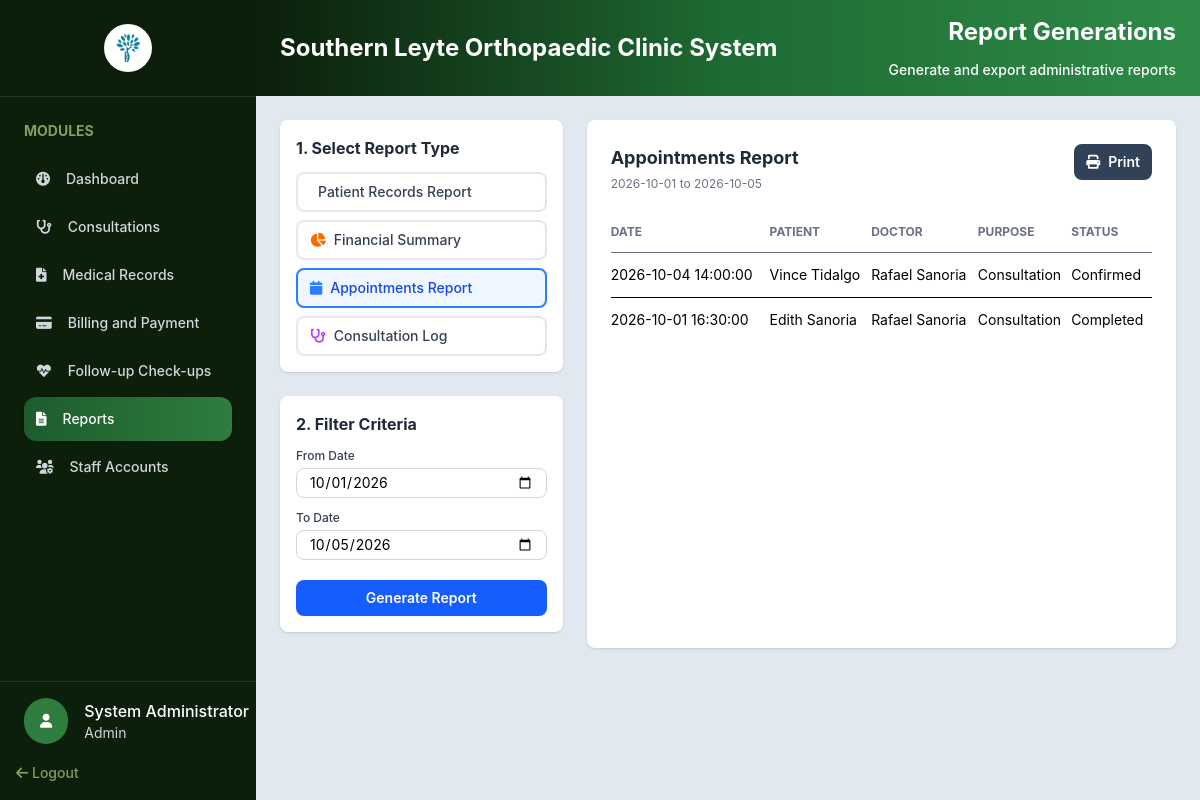
/admin/reports.php?report_type=appointments&from_date=2026-10-01&to_date=2026-10-05 (signed in), run on an earlier commit of the app's database.
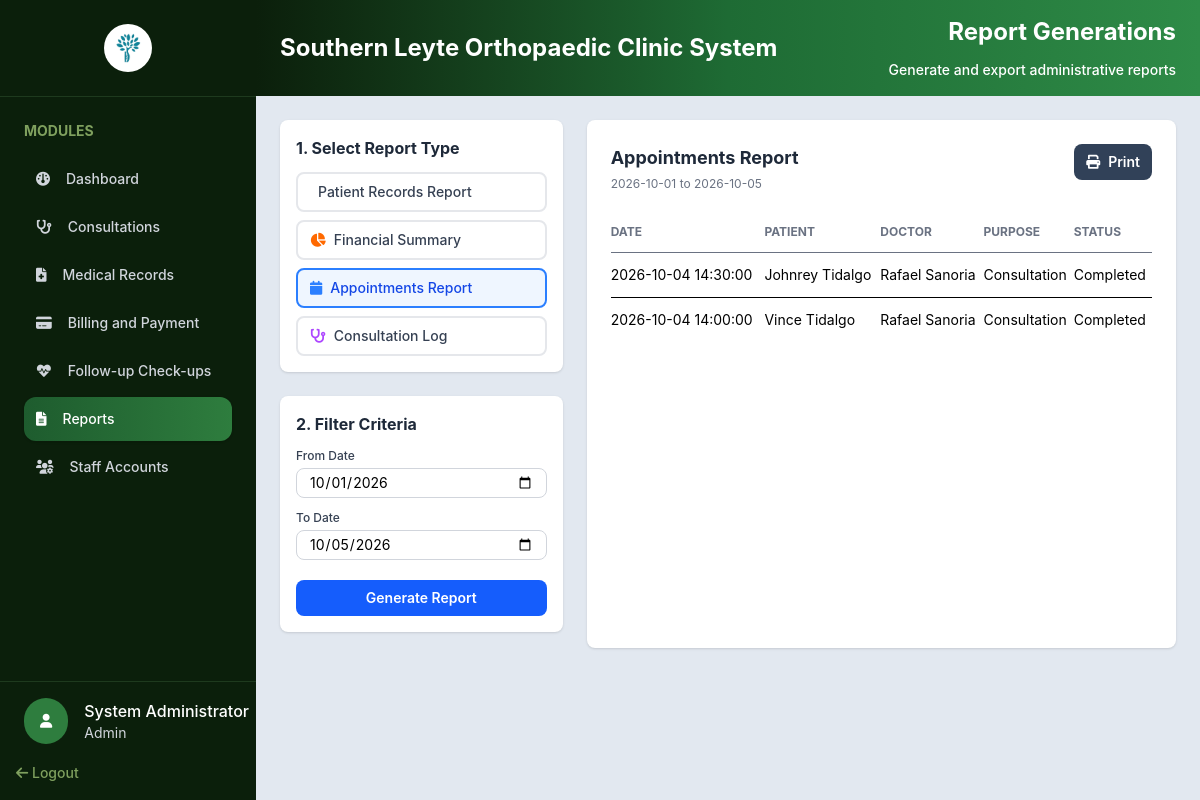
And on a later commit of the database.
### tables this page shows
CREATE TABLE `users` (
  `UserID` int UNSIGNED NOT NULL,
  `Username` varchar(50) NOT NULL,
  `PasswordHash` varchar(255) NOT NULL,
  `FirstName` varchar(100) NOT NULL,
  `LastName` varchar(100) NOT NULL,
  `Role` enum('Admin','Doctor','Receptionist','Staff','Patient') NOT NULL DEFAULT 'Receptionist',
  `IsDoctor` tinyint(1) NOT NULL DEFAULT '0',
  `Email` varchar(150) DEFAULT NULL,
  `Phone` varchar(30) DEFAULT NULL,
  `Status` enum('Active','Inactive') NOT NULL DEFAULT 'Active',
  `CreatedAt` timestamp NOT NULL DEFAULT CURRENT_TIMESTAMP
);

CREATE TABLE `appointments` (
  `AppointmentID` int UNSIGNED NOT NULL,
  `PatientID` int UNSIGNED NOT NULL,
  `DoctorID` int UNSIGNED NOT NULL,
  `AppointmentDate` date NOT NULL,
  `AppointmentTime` time NOT NULL,
  `meridiem` enum('AM','PM') DEFAULT NULL,
  `Purpose` varchar(255) NOT NULL,
  `ChiefComplaint` varchar(50) DEFAULT NULL,
  `Status` enum('Pending','Confirmed','Completed','Cancelled','Rescheduled') NOT NULL DEFAULT 'Pending',
  `Remarks` text,
  `CreatedAt` timestamp NOT NULL DEFAULT CURRENT_TIMESTAMP
);

### includes/auth.php (called while the page is built, shortened)
<?php
class SessionManager
{
    public static function isLoggedIn(): bool
    {
        return isset($_SESSION['user_id']) || isset($_SESSION['userId']) || isset($_SESSION['user']);
    }
    public static function getUser(PDO $pdo): ?array
    {
        $userId = $_SESSION['user_id'] ?? $_SESSION['userId'] ?? $_SESSION['user']['UserID'] ?? null;
        $statement = $pdo->prepare(
            'SELECT UserID AS user_id, Username AS username, FirstName AS first_name,
                    LastName AS last_name, Email AS email, Phone AS phone,
                    Role AS role, IsDoctor AS is_doctor, Status AS status, CreatedAt AS created_at
             FROM users WHERE UserID = ?'
        );
        $statement->execute([$userId]);
        return $statement->fetch(PDO::FETCH_ASSOC) ?: null;
    }
}

### php/fetch/fetch.php (called while the page is built, shortened)
<?php
function fetchAllData(PDO $pdo, string $query, array $params = []): array
{
    $stmt = $pdo->prepare($query);
    $stmt->execute($params);
    return $stmt->fetchAll(PDO::FETCH_ASSOC);
}

### admin/reports.php (the view, shortened to what the rows shown need)
<?php
require_once __DIR__ . '/../config/config.php';
require_once __DIR__ . '/../includes/auth.php';
require_once __DIR__ . '/../php/fetch/fetch.php';
$admin = SessionManager::getUser($pdo);
$reportTypes = [
    'patients' => 'Patient Records Report',
    'financial' => 'Financial Summary',
    'appointments' => 'Appointments Report',
    'consultations' => 'Consultation Log'
];
$reportType = $_GET['report_type'] ?? 'patients';
$reportType = array_key_exists($reportType, $reportTypes) ? $reportType : 'patients';
$fromDate = $_GET['from_date'] ?? date('Y-m-01');
$toDate = $_GET['to_date'] ?? date('Y-m-d');
$reportRows = [];
$reportError = null;
try {
    switch ($reportType) {
        case 'appointments':
            $reportRows = fetchAllData($pdo, '
                SELECT a.AppointmentDate, a.AppointmentTime,
                       CONCAT(p.FirstName, \' \', p.LastName) AS PatientName,
                       CONCAT(u.FirstName, \' \', u.LastName) AS DoctorName,
                       a.Purpose, a.Status
                FROM appointments a
                INNER JOIN patients p ON p.PatientID = a.PatientID
                LEFT JOIN users u ON u.UserID = a.DoctorID
                WHERE a.AppointmentDate BETWEEN ? AND ?
                ORDER BY a.AppointmentDate DESC, a.AppointmentTime DESC', [$fromDate, $toDate]);
            break;
    }
} catch (PDOException $e) {
    error_log('Reports query failed: ' . $e->getMessage());
    $reportError = 'Unable to load the selected report.';
}
function reportValue(mixed $value): string
{
    return htmlspecialchars((string) ($value ?? '—'), ENT_QUOTES, 'UTF-8');
}
?>
<!DOCTYPE html>
<html lang="en">
<head>
    <link rel="stylesheet" href="../assets/css/output.css">
    <link rel="stylesheet" href="../assets/css/global.css">
    <link rel="stylesheet" href="https://cdnjs.cloudflare.com/ajax/libs/font-awesome/6.0.0-beta3/css/all.min.css">
</head>
<body class="h-screen flex bg-slate-200 overflow-hidden">
    <?php include_once '../includes/sidebar.php'; ?>
    <section class="flex-1 min-h-0 flex flex-col overflow-hidden">
        <div
            class="flex items-center justify-between bg-gradient-to-r from-[#0b1f0b] via-[#1e6b34] to-[#2e8b47] px-6 py-4">
            <h1 class="text-2xl font-bold text-white">Southern Leyte Orthopaedic Clinic System</h1>
            <div class="flex flex-col gap-3 items-end">
                <h1 class="text-2xl font-bold text-white">Report Generations</h1>
            </div>
        </div>
        <div class="grid grid-cols-3 gap-6 min-h-0 overflow-auto p-6 space-y-4">
            <div class="space-y-6 col-span-1">
                <div class="bg-white rounded-lg p-4 shadow-sm">
                    <h2 class="text-base font-bold text-gray-800 mb-3">1. Select Report Type</h2>
                </div>
                <div class="bg-white rounded-lg p-4 shadow-sm col-span-1">
                    <h2 class="text-base font-bold text-gray-800 mb-3">2. Filter Criteria</h2>
                </div>
            </div>
            <div id="report-preview" class="bg-white rounded-lg p-6 shadow-sm col-span-2">
                <div class="flex items-start justify-between gap-4 mb-5">
                    <div>
                        <h2 class="text-lg font-bold text-gray-800"><?= reportValue($reportTypes[$reportType]) ?></h2>
                    </div>
                </div>
                <?php if ($reportError): ?>
                    <p class="text-sm text-red-600"><?= reportValue($reportError) ?></p>
                <?php else: ?>
                    <?php if (empty($reportRows)): ?>
                        <p class="text-sm text-gray-500">No records found for this date range.</p>
                    <?php else: ?>
                        <div class="overflow-x-auto">
                            <table class="w-full text-sm text-left">
                                <thead class="text-xs uppercase text-gray-500 border-b">
                                    <tr>
                                        <?php if ($reportType === 'patients'): ?>
                                            <th class="py-3">Patient ID</th>
                                            <th>Name</th>
                                            <th>Action</th>
                                        <?php elseif ($reportType === 'appointments'): ?>
                                            <th class="py-3">Date</th>
                                            <th>Patient</th>
                                            <th>Doctor</th>
                                            <th>Purpose</th>
                                            <th>Status</th>
                                            <?php endif; ?>
                                    </tr>
                                </thead>
                                <tbody>
                                    <?php foreach ($reportRows as $row): ?>
                                        <tr class="border-b last:border-0">
                                            <?php if ($reportType === 'patients'): ?>
                                                <td class="py-3"><?= reportValue($row['PatientCode']) ?></td>
                                                <td><?= reportValue($row['PatientName']) ?></td>
                                                <td>
                                                    <button type="button"
                                                        class="view-patient-report-btn bg-blue-700 text-white px-4 py-2 rounded hover:bg-blue-800"
                                                        data-patient-code="<?= reportValue($row['PatientCode']) ?>">
                                                        View Report
                                                    </button>
                                                </td>
                                            <?php elseif ($reportType === 'appointments'): ?>
                                                <td class="py-3">
                                                    <?= reportValue($row['AppointmentDate'] . ' ' . $row['AppointmentTime']) ?>
                                                </td>
                                                <td><?= reportValue($row['PatientName']) ?></td>
                                                <td><?= reportValue($row['DoctorName']) ?></td>
                                                <td><?= reportValue($row['Purpose']) ?></td>
                                                <td><?= reportValue($row['Status']) ?></td>
                                                <?php endif; ?>
                                        </tr>
                                    <?php endforeach; ?>
                                </tbody>
                            </table>
                        </div>
                    <?php endif; ?>
                <?php endif; ?>
            </div>
        </div>
    </section>
</body>
</html>

### includes/sidebar.php (shortened to what the rows shown need)
<div class="w-64 shrink-0 bg-[#0b1f0b] flex flex-col h-full">
    <div class="custom-scrollbar w-full p-6 overflow-y-auto flex-1 min-h-0">
        <h2 class="text-[#7fa05e] font-bold text-sm mb-4">MODULES</h2>
    </div>
    <div class="mt-auto">
        <div class="w-full border-t pt-4 pl-6 border-[#1e3a1e] flex items-center gap-4">
            <div>
                <?php if ($admin): ?>
                    <h1 class="text-white text-md font-medium">
                        <?= htmlspecialchars($admin['first_name']) ?>     <?= htmlspecialchars($admin['last_name']) ?>
                    </h1>
                    <h3 class="text-gray-300 text-sm"><?= htmlspecialchars($admin['role']) ?></h3>
                <?php endif; ?>
            </div>
        </div>
    </div>
</div>

What changed in the data, as far as the page shows it:
removed appointments: AppointmentDate+AppointmentTime "2026-10-04 14:00:00", PatientName "Vince Tidalgo", DoctorName "Rafael Sanoria", Purpose "Consultation", Status "Confirmed"
removed appointments: AppointmentDate+AppointmentTime "2026-10-01 16:30:00", PatientName "Edith Sanoria", DoctorName "Rafael Sanoria", Purpose "Consultation", Status "Completed"
added appointments: AppointmentDate+AppointmentTime "2026-10-04 14:30:00", PatientName "Johnrey Tidalgo", DoctorName "Rafael Sanoria", Purpose "Consultation", Status "Completed"
added appointments: AppointmentDate+AppointmentTime "2026-10-04 14:00:00", PatientName "Vince Tidalgo", DoctorName "Rafael Sanoria", Purpose "Consultation", Status "Completed"
